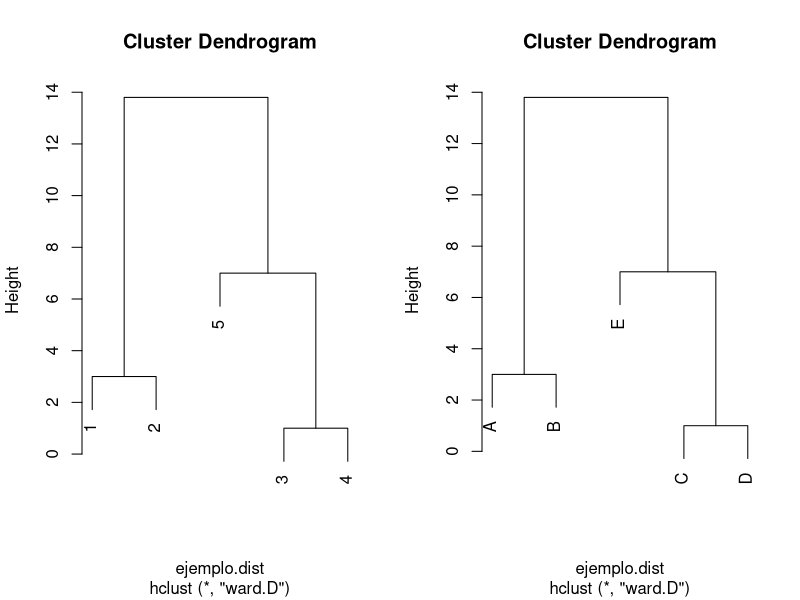
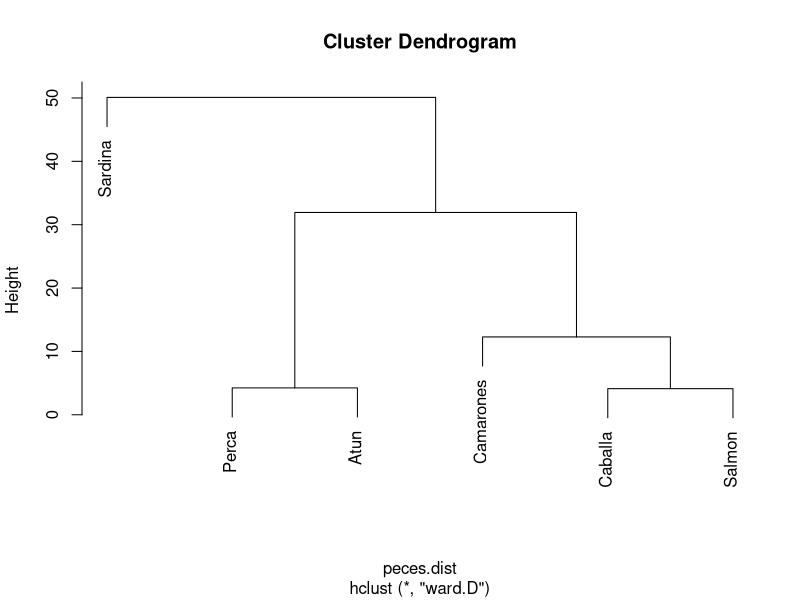
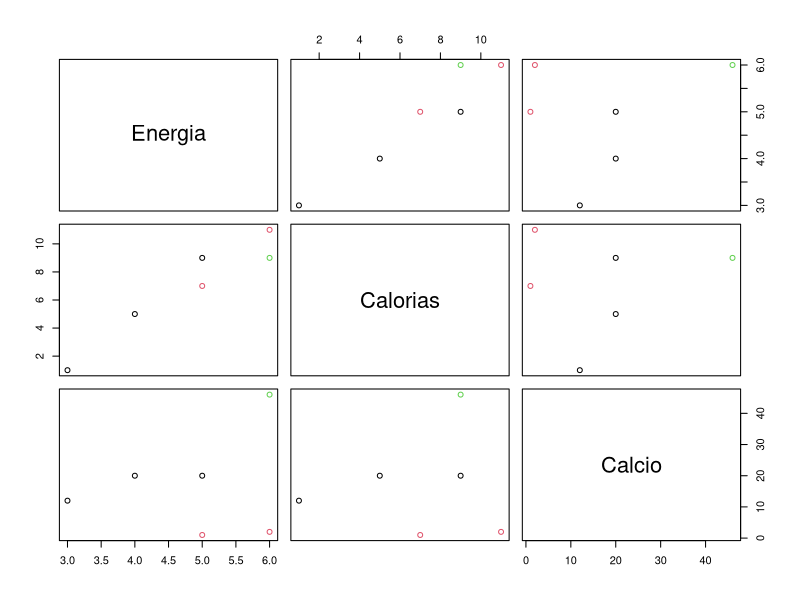
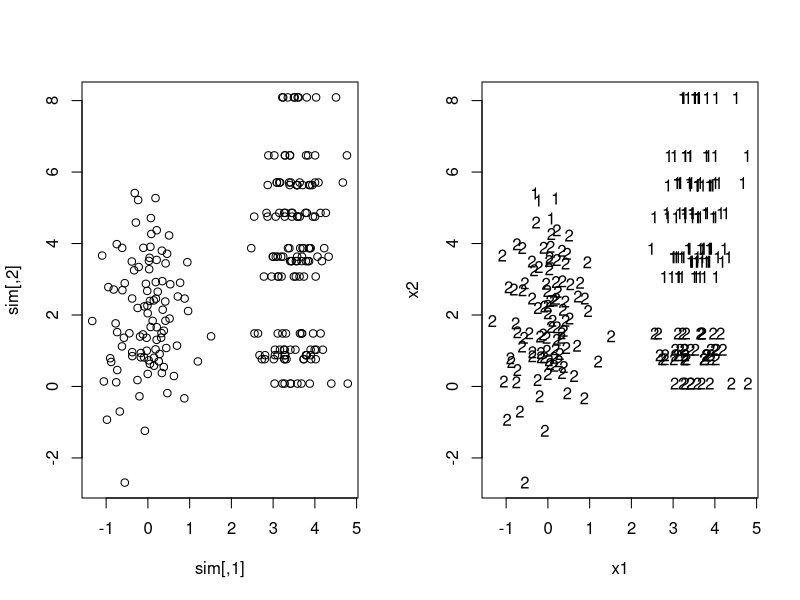
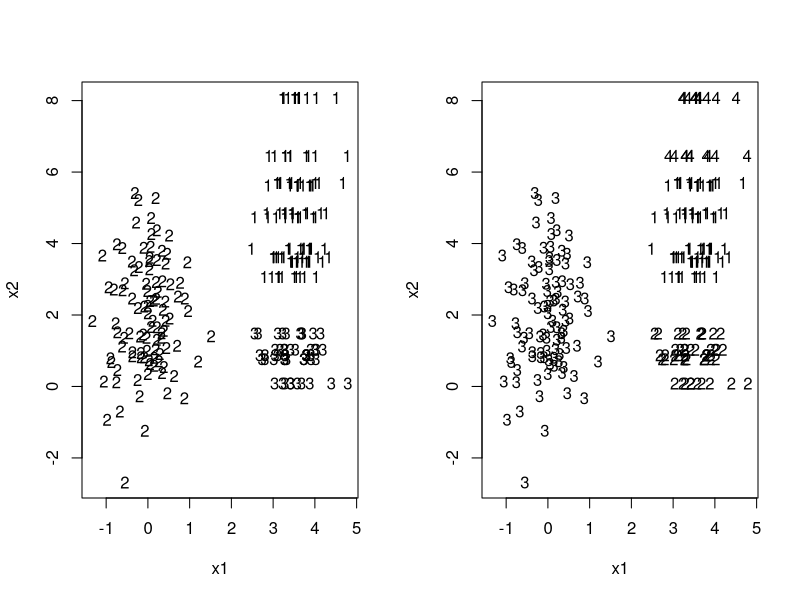
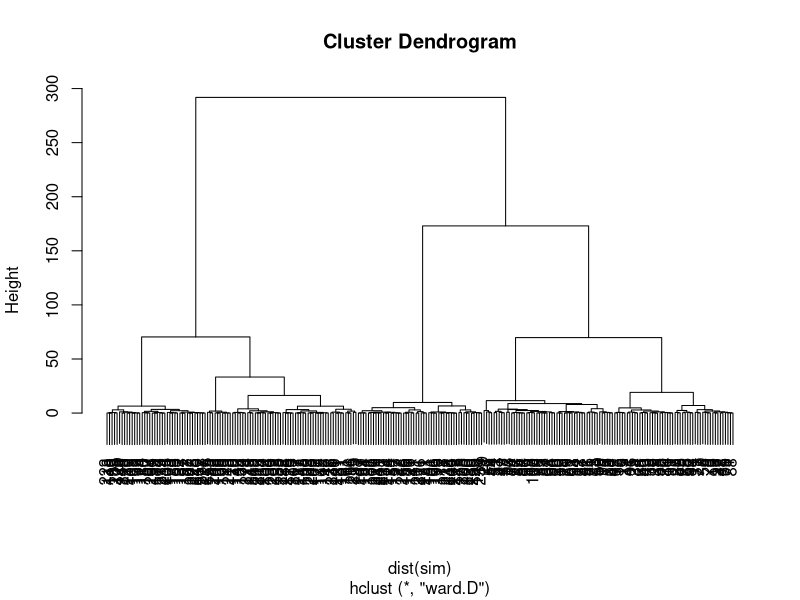
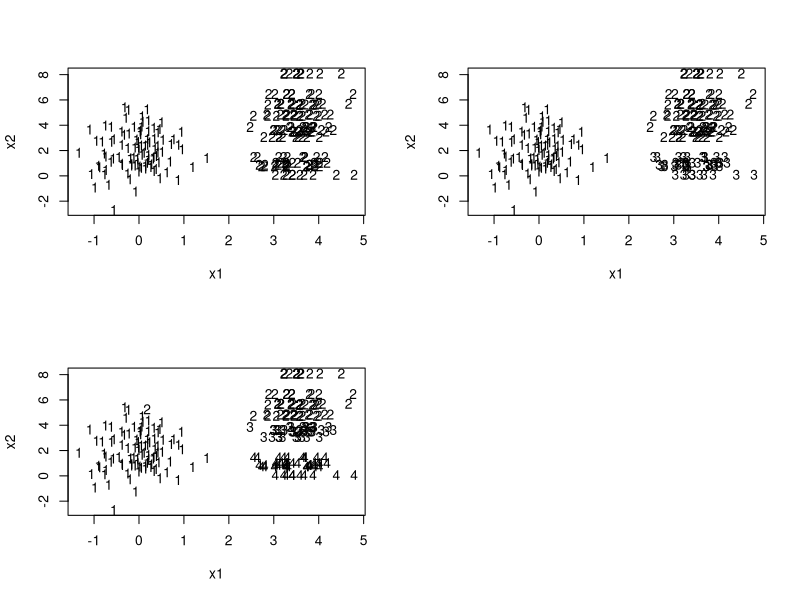
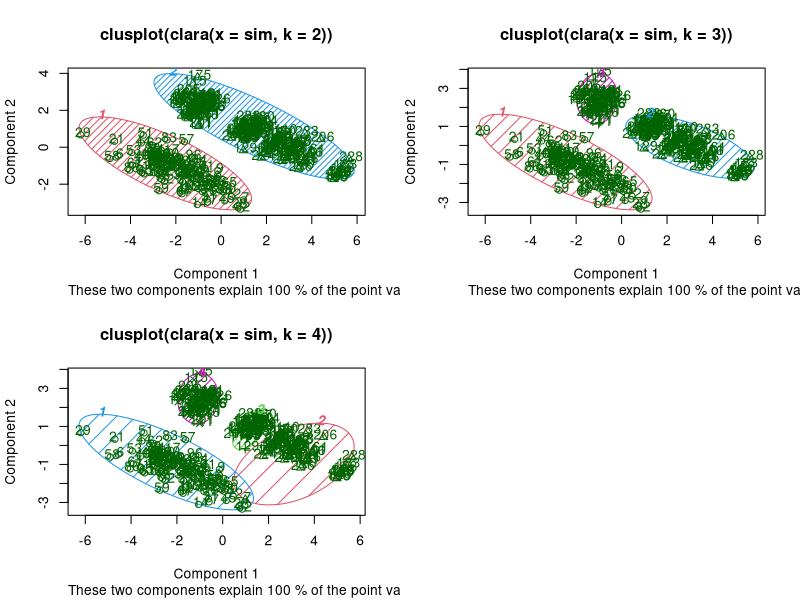

Write the R code that produced these figures, in order. (Note: this script raises an error after producing the figures.)
#clasificación jerárquica

ejemplo<-c(2,5,9,10,15)
ejemplo
ejemplo.dist<-dist(ejemplo)
ejemplo.dist
ejemplo.hclust<-hclust(ejemplo.dist, method="ward")
ejemplo.hclust
par(mfrow=c(1,2))
plot(ejemplo.hclust)
labels<-c("A", "B", "C", "D", "E")
ejemplo.hclust$labels<-labels
plot(ejemplo.hclust)
par(mfrow=c(1,1))

#Partición con kmeans

peces<-read.csv("peces.csv", row.names=1, header=T)
peces
peces.dist<-dist(peces)
peces.dist

#############
peces.hclust<-hclust(peces.dist, method="ward")
par(mfrow=c(1,1))
plot(peces.hclust)
par(mfrow=c(1,1))

peces.kmeans<-kmeans(peces, 3, trace=T)
?kmeans
names(peces.kmeans)
peces.kmeans$centers
peces.kmeans$cluster
peces.kmeans$iter

plot(peces[1:3], col=peces.kmeans$cluster)
points(peces[1:3])
points(peces.kmeans$centers, col=1:3, pch=8,cex=2)

#datos simulados
sim<-rbind(cbind(rnorm(100,0,0.5), rnorm(100,2,1.5)), 
           cbind(rnorm(150,3.5,0.5), rnorm(15,4,2.5)))
head(sim)
par(mfrow=c(1,2))
plot(sim)


#Partición de lal muestra con kmeans
#library(MASS)
sim.kmeans<-kmeans(sim, 2)
#eqscplot(sim, type="n", xlab="x1", ylab="x2")
plot(sim, type="n", xlab="x1", ylab="x2")
text(sim, labels=sim.kmeans$cluster)
par(mfrow=c(1,1))

par(mfrow=c(1,2))
sim.kmeans3<-kmeans(sim, 3)
plot(sim, type="n", xlab="x1", ylab="x2")
text(sim, labels=sim.kmeans3$cluster)

sim.kmeans4<-kmeans(sim, 4)
plot(sim, type="n", xlab="x1", ylab="x2")
text(sim, labels=sim.kmeans4$cluster)
par(mfrow=c(1,1))

#ahora utilizaremos los centros para partir el mercado

sim.hclust<-hclust(dist(sim), method = "ward")
plot(sim.hclust)
centros.h<-tapply(sim, list(rep(cutree(sim.hclust, 2),ncol(sim)), col(sim)),mean)
centros.h
sim.kmeans.centros<-kmeans(sim, centros.h)

centros.h3<-tapply(sim, list(rep(cutree(sim.hclust, 3), ncol(sim)), col(sim)), mean)
centros.h3 
sim.kmeans.centros3<-kmeans(sim, centros.h3)
centros.h4<-tapply(sim, list(rep(cutree(sim.hclust, 4), ncol(sim)), col(sim)), mean)
centros.h4
sim.kmeans.centros4<-kmeans(sim, centros.h4)
table(sim.kmeans$cluster, sim.kmeans.centros$cluster)
table(sim.kmeans3$cluster, sim.kmeans.centros3$cluster)
table(sim.kmeans4$cluster, sim.kmeans.centros4$cluster)

#repetimos el análisis con el paquete cluster

library(cluster)
sim.clara<-clara(sim, 2)
sim.clara3<-clara(sim, 3)
sim.clara4<-clara(sim, 4)
par(mfrow=c(2,2))
plot(sim, type="n", xlab="x1", ylab="x2")
text(sim, labels=sim.clara$clustering)
plot(sim, type="n", xlab="x1", ylab="x2")
text(sim, labels=sim.clara3$clustering)
plot(sim, type="n", xlab="x1", ylab="x2")
text(sim, labels=sim.clara4$clustering)
par(mfrow=c(1,1))
#Alternativa para visualizar el resultado
par(mfrow=c(2,2))
clusplot(sim.clara, color=TRUE, shade=TRUE, labels=2, lines=0)
#plot(sim.clara)
clusplot(sim.clara3, color=TRUE, shade=TRUE,labels=2, lines=0)
#plot(sim.clara3)
clusplot(sim.clara4, color=TRUE, shade=TRUE,labels=2, lines=0)
par(mfrow=c(1,1))
#plot(sim.clara4)

#Comparamos los resultados

table(clara=sim.clara$clustering, kmeans=sim.kmeans.centros$cluster)
table(clara=sim.clara3$clustering, kmeans=sim.kmeans.centros3$cluster)
table(clara=sim.clara4$clustering, Kmeans=sim.kmeans.centros4$cluster)

#Ejemplos con arrestos

mydata = USArrests
mydata<- na.omit(mydata) # listwise deletion of missing
mydata.orig = mydata #save original data copy
mydata <- scale(mydata) # standardize variables

d <- dist(mydata, method = "euclidean") # distance matrix
fit<- hclust(d, method="ward")

plot(fit) # display dendogram
k1 = 2 
# eyeball the no. of clusters
# cut tree into k1 clusters
groups = cutree(fit, k=k1)
rect.hclust(fit, k=2, border="red")

# Determina el número de segmentos
#Calcula la variación dentro de los segmentos
wss<- (nrow(mydata)-1)*sum(apply(mydata,2,var))
#Calcula la variación dentro de los segmentos para 14 particiones, 
#de 2 hasta 15
for (i in 2:15) wss[i] <- sum(kmeans(mydata,centers=i) $withinss) 
plot(1:15, wss, type="b", xlab="Número de segmentos", ylab="wss")
# Busca un 'codo' en la distribución de la wss
# Ese 'codo' nos indicará el número adecuado de segmentos a formar, en este caso
k1=2

fit <- kmeans(mydata, k1) # k1 es el número de segmentos a formar
fit$centers 
#Obtenemos los centros
aggregate(mydata.orig,by=list(fit$cluster),FUN=mean)
# Añadimos el resultado de la partición a la base de datos
mydata0<- data.frame(mydata.orig, fit$cluster)
# Mostramso el resultado
library(cluster)
clusplot(mydata0, fit$cluster, color=TRUE, shade=TRUE,labels=2,
         lines=0)
##Componentes principales
# Examinando la correlación entre los delitos cometidos en las ciudades de los EEUU
cor(mydata)

# Principal Components Analysis
# from the correlation matrix
#fit.princomp<- princomp(mydata, cor=TRUE)
fit.prcomp <-prcomp(mydata, scale=T, retx=T)
summary(fit.prcomp)

# print variance accounted for
# pc loadings
#loadings(fit.princomp) 
fit.prcomp$rotation

# scree plot
par(mfrow=c(1,2))
plot(fit.prcomp,type="lines") 
biplot(fit.prcomp)
par(mfrow=c(1,1))

head(fit.prcomp$x[, c(1,2)])
tail(fit.prcomp$x[, c(1,2)])
cor(fit.prcomp$x[, c(1,2)])
cor(scale(mydata), fit.prcomp$x[, c(1,2)])

library(psych)
library(GPArotation)
fit.principal<- principal(mydata, nfactors=2, rotate="varimax")
fit.principal 

#Model bases clustering

library(mclust)
fit.Mclust<- Mclust(mydata)
fit.Mclust 
names(fit.Mclust)
# view solution summary
fit.Mclust$BIC 
# lookup all the options attempted
classif <- fit.Mclust$classification 
# classifiation vector
mydata1 <- cbind(mydata.orig, classif) 
# append to dataset
# draw dendrogram with red borders around the k1 clusters
mydata1[1:10,] 
#view top 10 rows
table(fit$cluster, classif)

#write.table(mydata1,file.choose()) 
#save output
fit1=cbind(classif)
rownames(fit1)=rownames(mydata)
library(cluster)
clusplot(mydata, fit1, color=TRUE, shade=TRUE,labels=2, lines=0)

cmeans=aggregate(mydata.orig,by=list(classif),FUN=mean); cmeans

############Identificación
getwd()
#Identificación de los individuos que forman los segmentos
#leer fichero pdaBasDes2.txt
pda<-read.table("pda/pdaBasDes2.txt",  header = TRUE)
head(pda)
names(pda)
pda.bases<-pda[,-c(12:24)]
head(pda.bases)
#Hacer la clasificación con las bases originales y las normalizadas
pda.bases.hclust<-hclust(dist(pda.bases), method="ward")
plot(pda.bases.hclust)
#normalizar datos
pda.bases.norm<-scale(pda.bases)
pda.bases.norm.hclust<-hclust(dist(pda.bases.norm), method="ward")
plot(pda.bases.norm.hclust)
centros.pda.bases.norm<-tapply(pda.bases.norm, list(rep(cutree(pda.bases.norm.hclust, 4), ncol(pda.bases.norm)),col(pda.bases.norm)),mean)
options(digits=2)
centros.pda.bases.norm
pda.bases.norm.kmeans4<-kmeans(pda.bases.norm, centros.pda.bases.norm)
names(pda.bases.norm.kmeans4)
pda.bases.norm.kmeans4$size

#La funciokn discriminante
names(pda)
pda.des<-pda[,-c(1:11)]
names(pda.des)
#cargamos el packete MASS que nos ofrece la función disciminante, lda()
library(MASS)
#Como argumentos tenemos que dar las bases de segmentación y la clasificacion que hemos realizado
pda.des.lda<-lda(pda.des, pda.bases.norm.kmeans4$cluster)

summary(pda.des.lda)
pda.des.lda
plot(pda.des.lda, dimen=2)
?lda
lda.arrows <- function(x, myscale = 1, tex = 0.75, choices = c(1,2), ...){
  ## adds `biplot` arrows to an lda using the discriminant function values
  heads <- coef(x)
  arrows(x0 = 0, y0 = 0, 
         x1 = myscale * heads[,choices[1]], 
         y1 = myscale * heads[,choices[2]], ...)
  text(myscale * heads[,choices], labels = row.names(heads), 
       cex = tex)
}
lda.arrows(pda.des.lda)
detach(pda.completo)

#Comprobamos la calidad dela prediccion realizada por la función discriminante

options(digits=4)
pda.des.predict<-predict(pda.des.lda, pda.des)$class
table(segmento=pda.bases.norm.kmeans4$cluster, lda=pda.des.predict)

#para interpretar el significado de las funciones discriminantes
#estimamos su correlación con los descriptores

pda.des.puntos<-predict(pda.des.lda, pda.des)$x
cor(pda.des, pda.des.puntos)
correlaciones<-cor(pda.des, pda.des.puntos)
#Ahora vamos a calcular los valores medios de las variables en los grupos
#Observemos primero los valores medios. Con esta información ya sería suficiente 
#para caracterizar a los grupos. Su representación en el espacio de las funciones 
#discriminante nos permiten visualizar la tabla de medias y ver su asociación con los grupos.
t(pda.des.lda$means)
#Para visualizar los segmentos
#También podemos representar gráficamente los centros de los grupos en el espacio de las funciones discriminantes. 
#Para ello tenemos, primero, la función predict que toma como argumento un objeto de la clase lda y utilizar 
#las funciones discriminantes obtenidas para predecir los valores de un conjunto de valores, 
#concretamente nos interesa conocer la puntuación de las medias en el espacio de las funciones discriminantes.
predict(pda.des.lda, pda.des.lda$means)$x
#Vamos ya podemos representar visualmente la caracterización de los grupos. 
#Para ello utilizamos la función biplot con dos grupos de datos, 
#la puntuación de los centros de los grupos en las funciones discriminantes 
#y la correlación de las variables discriminantes con las funciones discriminantes.

biplot(predict(pda.des.lda, pda.des.lda$means)$x, pda.des.cor)

#Anexo: fichero simulado
